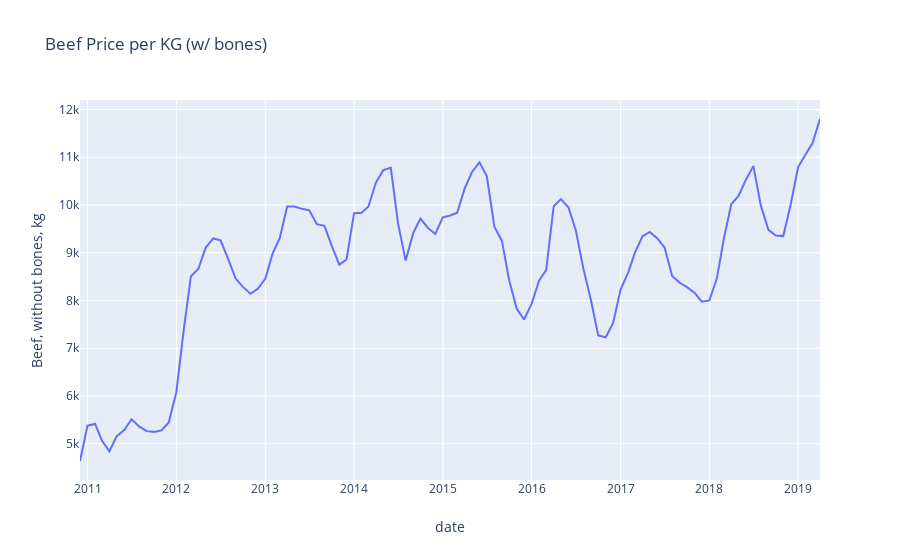

Source (notebook cell):
### Code cell
px.line(df, x='date', y='Beef, without bones, kg', title='Beef Price per KG (w/ bones)')
